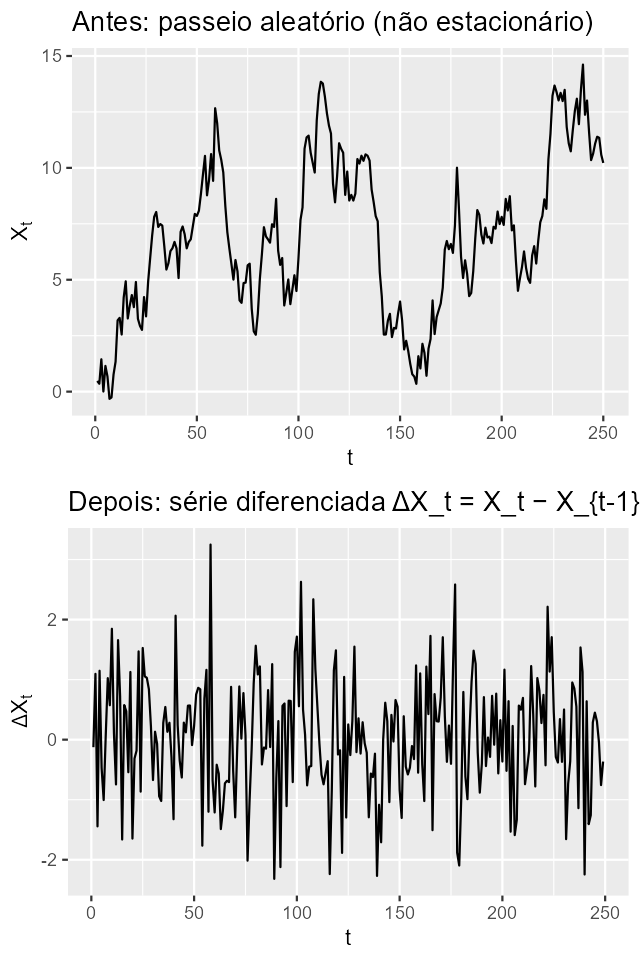

Write R code to recreate this figure.
# ============================================================
# Aula 01 — Slide 16
# Diferenciação para estacionarizar: antes vs depois
# Saída final: slides/01-16.png
# ============================================================

source("slides/utils.R")

set.seed(16)

T <- 250

# Série não estacionária (passeio aleatório)
x <- cumsum(rnorm(T))
dx <- diff(x)

p1 <- forecast::autoplot(ts(x)) +
  ggplot2::labs(
    title = "Antes: passeio aleatório (não estacionário)",
    x = "t", y = expression(X[t])
  )

p2 <- forecast::autoplot(ts(dx)) +
  ggplot2::labs(
    title = "Depois: série diferenciada ΔX_t = X_t − X_{t-1} (mais próxima de estacionária)",
    x = "t", y = expression(Delta*X[t])
  )

har_ggsave_px(har_slide_file(1, 16, "a"), p1, width_px = TSED_WIDTH, height_px = TSED_HEIGHT)
har_ggsave_px(har_slide_file(1, 16, "b"), p2, width_px = TSED_WIDTH, height_px = TSED_HEIGHT)

har_concat_png(
  out_file = har_slide_file(1, 16),
  files = c(har_slide_file(1, 16, "a"),
            har_slide_file(1, 16, "b"))
)
